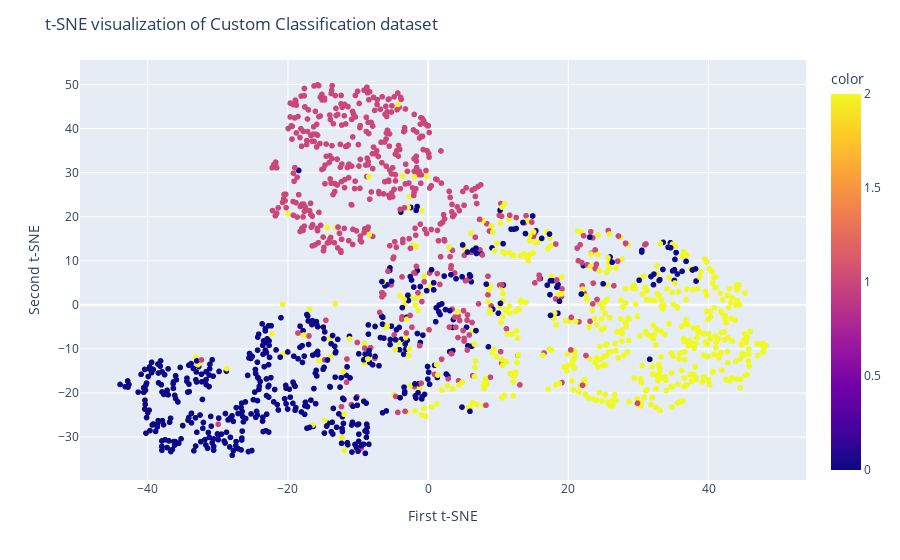

The cell this chart's notebook holds for it:
### Markdown cell above
### t-SNE Visualization Python
Similar to PCA, we will visualize two t-SNE components on a scatter plot.

### Code cell
fig = px.scatter(x=X_tsne[:, 0], y=X_tsne[:, 1], color=y)
fig.update_layout(
    title="t-SNE visualization of Custom Classification dataset",
    xaxis_title="First t-SNE",
    yaxis_title="Second t-SNE",
)
fig.show()

### Figure 1 — Plotly figure (JSON) as saved in the notebook; plotly's stock layout.template omitted (floating-point values rounded to 4 significant figures; data arrays with more than 128 entries replaced by an {"elided": "..."} marker saying what was removed)
{"data": [{"hovertemplate": "x=%{x}<br>y=%{y}<br>color=%{marker.color}<extra></extra>", "legendgroup": "", "marker": {"color": {"elided": "1500 int values"}, "coloraxis": "coloraxis", "symbol": "circle"}, "mode": "markers", "name": "", "showlegend": false, "type": "scattergl", "x": {"elided": "1500 float values"}, "xaxis": "x", "y": {"elided": "1500 float values"}, "yaxis": "y"}], "layout": {"coloraxis": {"colorbar": {"title": {"text": "color"}}, "colorscale": [[0, "#0d0887"], [0.1111, "#46039f"], [0.2222, "#7201a8"], [0.3333, "#9c179e"], [0.4444, "#bd3786"], [0.5556, "#d8576b"], [0.6667, "#ed7953"], [0.7778, "#fb9f3a"], [0.8889, "#fdca26"], [1, "#f0f921"]]}, "legend": {"tracegroupgap": 0}, "margin": {"t": 60}, "title": {"text": "t-SNE visualization of Custom Classification dataset"}, "xaxis": {"anchor": "y", "domain": [0, 1], "title": {"text": "First t-SNE"}}, "yaxis": {"anchor": "x", "domain": [0, 1], "title": {"text": "Second t-SNE"}}}}
